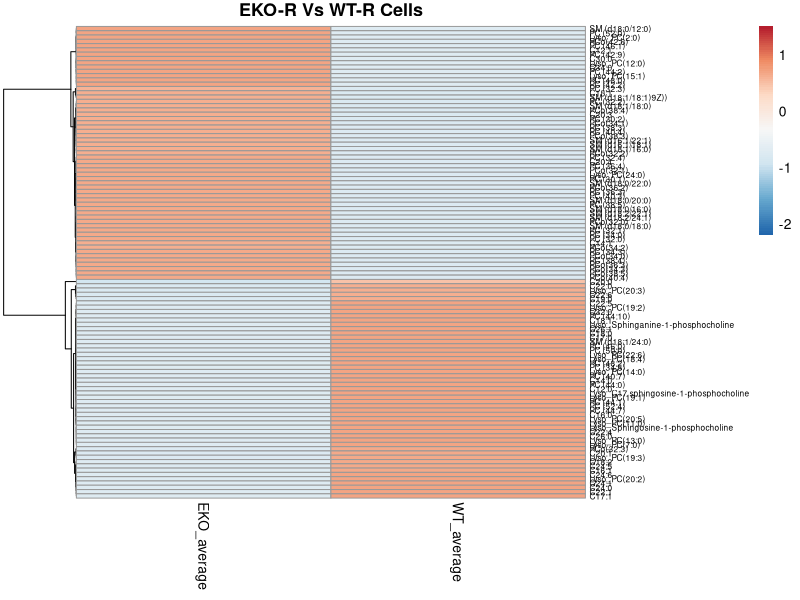
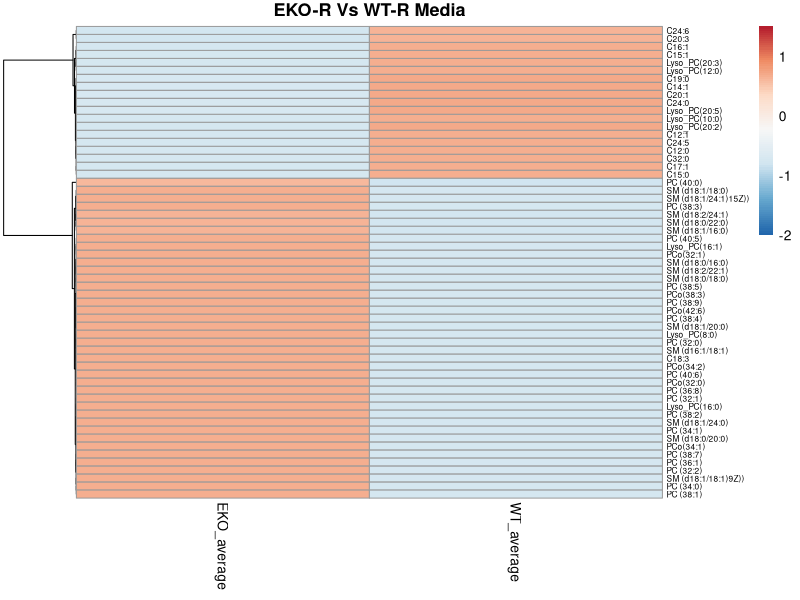

Reproduce these figures in R, in order.
library(plyr)
library(tidyverse)
library(RColorBrewer)

df <- read.csv('EKO_R_VS_WT_R_cells_full.csv')


#-average_C_lfq, -average_R_lfq,

df %>% mutate(lipids = make.unique(lipid)) %>%
  filter(FDR<0.1) %>%
  select( -logFC, -logCPM,	-LR, -PValue, -FDR,-Transition,	-type,
          -EKO_R1_Cells_r1,	-EKO_R1_Cells_r2,	-EKO_R1_Cells_r3,	-EKO_R2_Cells_r1,	
          -EKO_R2_Cells_r2,	-EKO_R2_Cells_r3,	-EKO_R3_Cells_r1,	-EKO_R3_Cells_r2,	
          -EKO_R3_Cells_r3,	-WT_R1_Cells_r1,	-WT_R1_Cells_r2,	-WT_R1_Cells_r3,
          -WT_R2_Cells_r1,	-WT_R2_Cells_r2,	-WT_R2_Cells_r3,	-WT_R3_Cells_r1,	
          -WT_R3_Cells_r2,	-WT_R3_Cells_r3,
          -blank) %>%
  rowwise() %>%
  mutate(mean = mean(c(EKO_average, WT_average))) %>%
  mutate_if(is.numeric, log10) %>%
  mutate_if(is.numeric, list(~ . - mean)) %>%
  mutate(sd = sd(c(EKO_average, WT_average))) %>%
  mutate_if(is.numeric, list(~ . / sd)) %>%
  select(-lipid, -mean, -sd) ->
  vals

vals %>%
  column_to_rownames("lipids") %>%
  as.matrix() %>%
  pheatmap::pheatmap(color = colorRampPalette(rev(brewer.pal(n = 7, name =
                                                               "RdBu")))(100), 
                     main = "EKO-R Vs WT-R Cells", 
                     cluster_rows = TRUE,
                     cluster_cols = FALSE, breaks = seq(-2.2, 1.5, length.out = 100),
                     legend_breaks = c(-2, -1, 0, 1), legend_labels = c(-2, -1, 0, 1),
                     fontsize = 10, fontsize_row = 6)

##############  MEDIA ################################

df <- read.csv('EKO_R_VS_WT_R_media_full.csv')


#-average_C_lfq, -average_R_lfq,

df %>% mutate(lipids = make.unique(lipid)) %>%
  filter(FDR<0.1) %>%
  select( -logFC, -logCPM,	-LR, -PValue, -FDR,-Transition,	-type,
          -EKO.R1.Media_r1, -EKO.R1.Media_r3, -EKO.R2.Media_r1, -EKO.R2.Media_r2, -EKO.R2.Media_r3,
          -EKO.R3.Media_r1, -EKO.R3.Media_r2, -EKO.R3.Media_r3, -WT.R1.Media_r1, -WT.R1.Media_r3,
          -WT.R2.Media_r1, -WT.R2.Media_r1, -WT.R2.Media_r2, -WT.R2.Media_r3, -WT.R3.Media_r1,
          -WT.R3.Media_r2, -WT.R3.Media_r3,
          -blank) %>%
  rowwise() %>%
  mutate(mean = mean(c(EKO_average, WT_average))) %>%
  mutate_if(is.numeric, log10) %>%
  mutate_if(is.numeric, list(~ . - mean)) %>%
  mutate(sd = sd(c(EKO_average, WT_average))) %>%
  mutate_if(is.numeric, list(~ . / sd)) %>%
  select(-lipid, -mean, -sd) ->
  vals

vals %>%
  column_to_rownames("lipids") %>%
  as.matrix() %>%
  pheatmap::pheatmap(color = colorRampPalette(rev(brewer.pal(n = 7, name =
                                                               "RdBu")))(100), 
                     main = "EKO-R Vs WT-R Media", 
                     cluster_rows = TRUE,
                     cluster_cols = FALSE, breaks = seq(-2, 1.5, length.out = 100),
                     legend_breaks = c(-2, -1, 0, 1), legend_labels = c(-2, -1, 0, 1),
                     fontsize = 10, fontsize_row = 6)



